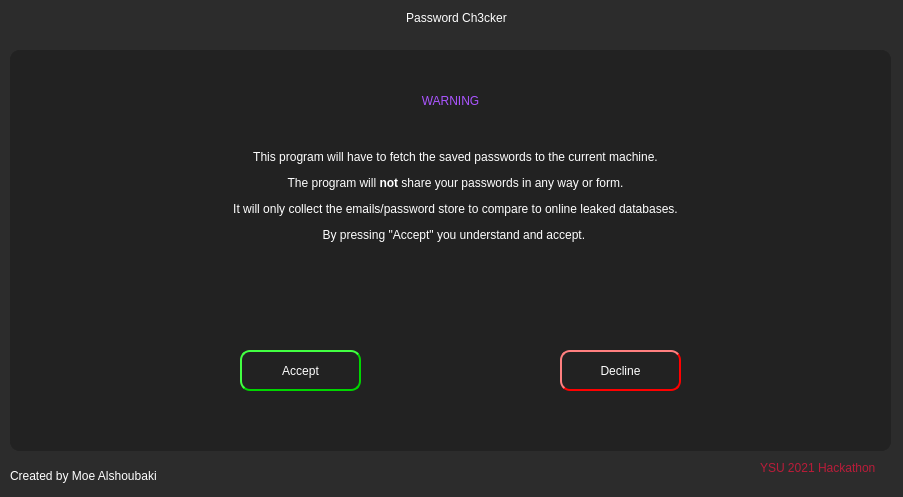
<?xml version="1.0" encoding="UTF-8"?>
<ui version="4.0">
 <class>Form</class>
 <widget class="QWidget" name="Form">
  <property name="geometry">
   <rect>
    <x>0</x>
    <y>0</y>
    <width>903</width>
    <height>497</height>
   </rect>
  </property>
  <property name="windowTitle">
   <string>Form</string>
  </property>
  <property name="styleSheet">
   <string notr="true">background-color: rgb(44, 44, 44);</string>
  </property>
  <widget class="QLabel" name="credits">
   <property name="geometry">
    <rect>
     <x>6</x>
     <y>-8</y>
     <width>901</width>
     <height>51</height>
    </rect>
   </property>
   <property name="styleSheet">
    <string notr="true">color: rgb(255, 255, 255);
font: 87 24pt &quot;Segoe UI Black&quot;;</string>
   </property>
   <property name="text">
    <string>Password Ch3cker</string>
   </property>
   <property name="alignment">
    <set>Qt::AlignCenter</set>
   </property>
  </widget>
  <widget class="QStackedWidget" name="stackedWidget">
   <property name="geometry">
    <rect>
     <x>10</x>
     <y>50</y>
     <width>881</width>
     <height>401</height>
    </rect>
   </property>
   <property name="styleSheet">
    <string notr="true">QWidget{
	background-color: rgb(34, 34, 34);
	border-radius:10px;

}
QScrollBar:vertical {
	border: none;
	background: rgb(52, 59, 72);
	width: 14px;
	margin: 21px 0 21px 0;
	border-radius: 0px;
}
QScrollBar::handle:vertical {
	background: rgb(85, 170, 255);
	min-height: 25px;
	border-radius: 7px;
}
QScrollBar::add-line:vertical {
	border: none;
	background: rgb(55, 63, 66);
	height: 20px;
	border-bottom-left-radius: 7px;
	border-bottom-right-radius: 7px;
	subcontrol-position: bottom;
	subcontrol-origin: margin;
}
QScrollBar::sub-line:vertical{
	border:none;
	background: rgb(55, 63, 77);
	height: 20px;
	border-top-left-radius: 7px;
	border-top-right-radius: 7px;
	subcontrol-position: top;
	subcontrol-origin: margin;
}
QScrollbar::up-arrow:vertical, QScrollBar::down-arrow:vertical{
	background:none;
}
QScrollBar::add-page:vertical, QScrollBar::sub-page:vertical {
	background: none;
}
</string>
   </property>
   <property name="currentIndex">
    <number>0</number>
   </property>
   <widget class="QWidget" name="warning_page">
    <property name="cursor">
     <cursorShape>ArrowCursor</cursorShape>
    </property>
    <property name="styleSheet">
     <string notr="true">QPushButton{
	border-style:outset;
	border-width:2px;
	border-radius:10px;
	color: rgb(255, 255, 255);
	font: 87 12pt &quot;Segoe UI Black&quot;;
}
QWidget{
	background-color: rgb(34, 34, 34);
}

</string>
    </property>
    <widget class="QLabel" name="warning_label">
     <property name="geometry">
      <rect>
       <x>0</x>
       <y>30</y>
       <width>881</width>
       <height>41</height>
      </rect>
     </property>
     <property name="styleSheet">
      <string notr="true">color: rgb(170, 85, 255);
font: 25 20pt &quot;Segoe UI Bold&quot;;
</string>
     </property>
     <property name="text">
      <string>WARNING</string>
     </property>
     <property name="alignment">
      <set>Qt::AlignCenter</set>
     </property>
    </widget>
    <widget class="QLabel" name="label_3">
     <property name="geometry">
      <rect>
       <x>310</x>
       <y>30</y>
       <width>61</width>
       <height>41</height>
      </rect>
     </property>
     <property name="styleSheet">
      <string notr="true">image: url(:/alert/alert.png);</string>
     </property>
     <property name="text">
      <string/>
     </property>
    </widget>
    <widget class="QLabel" name="label_4">
     <property name="geometry">
      <rect>
       <x>510</x>
       <y>30</y>
       <width>61</width>
       <height>41</height>
      </rect>
     </property>
     <property name="styleSheet">
      <string notr="true">image: url(:/alert/alert.png);</string>
     </property>
     <property name="text">
      <string/>
     </property>
    </widget>
    <widget class="QLabel" name="label_5">
     <property name="geometry">
      <rect>
       <x>10</x>
       <y>100</y>
       <width>871</width>
       <height>291</height>
      </rect>
     </property>
     <property name="styleSheet">
      <string notr="true">font: 25 13pt &quot;Open Sans&quot;;
color: rgb(255, 255, 255);</string>
     </property>
     <property name="text">
      <string>&lt;html&gt;&lt;head/&gt;&lt;body&gt;&lt;p&gt;This program will have to fetch the saved passwords to the current machine.&lt;/p&gt;&lt;p&gt;The program will &lt;span style=&quot; font-weight:600;&quot;&gt;not&lt;/span&gt; share your passwords in any way or form.&lt;/p&gt;&lt;p&gt;It will only collect the emails/password store to compare to online leaked databases.&lt;/p&gt;&lt;p&gt;By pressing &amp;quot;Accept&amp;quot; you understand and accept. &lt;/p&gt;&lt;/body&gt;&lt;/html&gt;</string>
     </property>
     <property name="alignment">
      <set>Qt::AlignHCenter|Qt::AlignTop</set>
     </property>
    </widget>
    <widget class="QPushButton" name="accept_button">
     <property name="geometry">
      <rect>
       <x>230</x>
       <y>300</y>
       <width>121</width>
       <height>41</height>
      </rect>
     </property>
     <property name="cursor">
      <cursorShape>PointingHandCursor</cursorShape>
     </property>
     <property name="styleSheet">
      <string notr="true">border-color:rgb(0, 214, 0);</string>
     </property>
     <property name="text">
      <string>Accept</string>
     </property>
    </widget>
    <widget class="QPushButton" name="decline_button">
     <property name="geometry">
      <rect>
       <x>550</x>
       <y>300</y>
       <width>121</width>
       <height>41</height>
      </rect>
     </property>
     <property name="cursor">
      <cursorShape>PointingHandCursor</cursorShape>
     </property>
     <property name="styleSheet">
      <string notr="true">border-color:red;</string>
     </property>
     <property name="text">
      <string>Decline</string>
     </property>
    </widget>
   </widget>
   <widget class="QWidget" name="fetching_page">
    <widget class="QLabel" name="label">
     <property name="geometry">
      <rect>
       <x>10</x>
       <y>3</y>
       <width>861</width>
       <height>391</height>
      </rect>
     </property>
     <property name="styleSheet">
      <string notr="true">color: rgb(255, 255, 255);
font: 63 italic 22pt &quot;Open Sans&quot;;</string>
     </property>
     <property name="text">
      <string>Fetching Passwords...</string>
     </property>
     <property name="alignment">
      <set>Qt::AlignCenter</set>
     </property>
    </widget>
   </widget>
   <widget class="QWidget" name="scrape_page">
    <property name="styleSheet">
     <string notr="true">Line{
	border: 0.5px solid white;
	border-style: inset;
}
</string>
    </property>
    <widget class="QLabel" name="label_6">
     <property name="geometry">
      <rect>
       <x>10</x>
       <y>40</y>
       <width>201</width>
       <height>21</height>
      </rect>
     </property>
     <property name="styleSheet">
      <string notr="true">font: 63 15pt &quot;Segoe UI Semibold&quot;;
color: rgb(30, 97, 255);</string>
     </property>
     <property name="text">
      <string>Fetched Passwords:</string>
     </property>
    </widget>
    <widget class="QLabel" name="google_chrome_label">
     <property name="geometry">
      <rect>
       <x>10</x>
       <y>80</y>
       <width>141</width>
       <height>21</height>
      </rect>
     </property>
     <property name="styleSheet">
      <string notr="true">color: rgb(255, 255, 255);
font: 12pt &quot;Segoe UI&quot;;</string>
     </property>
     <property name="text">
      <string>⚪ Google Chrome:</string>
     </property>
    </widget>
    <widget class="QLabel" name="chrome_pass_amount">
     <property name="geometry">
      <rect>
       <x>152</x>
       <y>82</y>
       <width>61</width>
       <height>21</height>
      </rect>
     </property>
     <property name="styleSheet">
      <string notr="true">color: rgb(65, 195, 0);
font: 25 11pt &quot;Lemon/Milk light&quot;;</string>
     </property>
     <property name="text">
      <string>0</string>
     </property>
    </widget>
    <widget class="QLabel" name="Firefox_label">
     <property name="geometry">
      <rect>
       <x>10</x>
       <y>110</y>
       <width>81</width>
       <height>21</height>
      </rect>
     </property>
     <property name="styleSheet">
      <string notr="true">color: rgb(255, 255, 255);
font: 12pt &quot;Segoe UI&quot;;</string>
     </property>
     <property name="text">
      <string>⚫ Firefox:</string>
     </property>
    </widget>
    <widget class="QLabel" name="firefox_pass_amount">
     <property name="geometry">
      <rect>
       <x>90</x>
       <y>112</y>
       <width>81</width>
       <height>21</height>
      </rect>
     </property>
     <property name="styleSheet">
      <string notr="true">color: rgb(255, 0, 0);
font: 25 11pt &quot;Lemon/Milk light&quot;;</string>
     </property>
     <property name="text">
      <string>0</string>
     </property>
    </widget>
    <widget class="QLabel" name="edge_label">
     <property name="geometry">
      <rect>
       <x>10</x>
       <y>140</y>
       <width>141</width>
       <height>21</height>
      </rect>
     </property>
     <property name="styleSheet">
      <string notr="true">color: rgb(255, 255, 255);
font: 12pt &quot;Segoe UI&quot;;</string>
     </property>
     <property name="text">
      <string>⚫ Microsoft Edge:</string>
     </property>
    </widget>
    <widget class="QLabel" name="edge_pass_amount">
     <property name="geometry">
      <rect>
       <x>146</x>
       <y>142</y>
       <width>71</width>
       <height>21</height>
      </rect>
     </property>
     <property name="styleSheet">
      <string notr="true">color: rgb(255, 0, 0);
font: 25 11pt &quot;Lemon/Milk light&quot;;</string>
     </property>
     <property name="text">
      <string>0</string>
     </property>
    </widget>
    <widget class="QPushButton" name="start_button">
     <property name="geometry">
      <rect>
       <x>305</x>
       <y>80</y>
       <width>221</width>
       <height>51</height>
      </rect>
     </property>
     <property name="cursor">
      <cursorShape>PointingHandCursor</cursorShape>
     </property>
     <property name="styleSheet">
      <string notr="true">color: rgb(85, 255, 0);
font: 87 22pt &quot;Segoe UI Black&quot;;
border-style:outset;
border-width:1px;
border-radius:10px;
border-color:white;</string>
     </property>
     <property name="text">
      <string>Start</string>
     </property>
    </widget>
    <widget class="QLabel" name="label_13">
     <property name="geometry">
      <rect>
       <x>620</x>
       <y>40</y>
       <width>201</width>
       <height>21</height>
      </rect>
     </property>
     <property name="styleSheet">
      <string notr="true">font: 63 15pt &quot;Segoe UI Semibold&quot;;
color: rgb(30, 97, 255);</string>
     </property>
     <property name="text">
      <string>Results:</string>
     </property>
    </widget>
    <widget class="QLabel" name="label_14">
     <property name="geometry">
      <rect>
       <x>620</x>
       <y>80</y>
       <width>121</width>
       <height>21</height>
      </rect>
     </property>
     <property name="styleSheet">
      <string notr="true">color: rgb(255, 255, 255);
font: 12pt &quot;Segoe UI&quot;;</string>
     </property>
     <property name="text">
      <string>Weak Passwords:</string>
     </property>
    </widget>
    <widget class="QLabel" name="label_15">
     <property name="geometry">
      <rect>
       <x>620</x>
       <y>110</y>
       <width>171</width>
       <height>21</height>
      </rect>
     </property>
     <property name="styleSheet">
      <string notr="true">color: rgb(255, 255, 255);
font: 12pt &quot;Segoe UI&quot;;</string>
     </property>
     <property name="text">
      <string>Re-curring Passwords:</string>
     </property>
    </widget>
    <widget class="QLabel" name="amount_of_pswds_checked">
     <property name="geometry">
      <rect>
       <x>317</x>
       <y>170</y>
       <width>191</width>
       <height>21</height>
      </rect>
     </property>
     <property name="styleSheet">
      <string notr="true">color: rgb(255, 255, 255);
font: 87 10pt &quot;Segoe UI Black&quot;;</string>
     </property>
     <property name="text">
      <string>0 / 0 Passwords Checked</string>
     </property>
     <property name="alignment">
      <set>Qt::AlignCenter</set>
     </property>
    </widget>
    <widget class="QLabel" name="label_17">
     <property name="geometry">
      <rect>
       <x>620</x>
       <y>140</y>
       <width>151</width>
       <height>21</height>
      </rect>
     </property>
     <property name="styleSheet">
      <string notr="true">color: rgb(255, 255, 255);
font: 12pt &quot;Segoe UI&quot;;</string>
     </property>
     <property name="text">
      <string>Found Leaked Online:</string>
     </property>
    </widget>
    <widget class="QLabel" name="weak_pass_amount">
     <property name="geometry">
      <rect>
       <x>742</x>
       <y>85</y>
       <width>120</width>
       <height>14</height>
      </rect>
     </property>
     <property name="styleSheet">
      <string notr="true">color: rgb(255, 0, 0);</string>
     </property>
     <property name="text">
      <string>Waiting to start...</string>
     </property>
    </widget>
    <widget class="QLabel" name="recurring_pass_amount">
     <property name="geometry">
      <rect>
       <x>780</x>
       <y>115</y>
       <width>120</width>
       <height>14</height>
      </rect>
     </property>
     <property name="styleSheet">
      <string notr="true">color: rgb(255, 0, 0);</string>
     </property>
     <property name="text">
      <string>Waiting to start...</string>
     </property>
    </widget>
    <widget class="QLabel" name="leaked_pass_amount">
     <property name="geometry">
      <rect>
       <x>775</x>
       <y>145</y>
       <width>120</width>
       <height>14</height>
      </rect>
     </property>
     <property name="styleSheet">
      <string notr="true">color: rgb(255, 0, 0);</string>
     </property>
     <property name="text">
      <string>Waiting to start...</string>
     </property>
    </widget>
    <widget class="QPushButton" name="full_summary_button">
     <property name="geometry">
      <rect>
       <x>790</x>
       <y>170</y>
       <width>81</width>
       <height>16</height>
      </rect>
     </property>
     <property name="font">
      <font>
       <family>Segoe UI Light</family>
       <pointsize>10</pointsize>
       <weight>3</weight>
       <italic>true</italic>
       <bold>false</bold>
       <underline>true</underline>
      </font>
     </property>
     <property name="cursor">
      <cursorShape>PointingHandCursor</cursorShape>
     </property>
     <property name="styleSheet">
      <string notr="true">color: rgb(0, 85, 255);
font: 25 italic 10pt &quot;Segoe UI Light&quot;;</string>
     </property>
     <property name="text">
      <string>Full Summary</string>
     </property>
    </widget>
    <widget class="QTextEdit" name="console">
     <property name="geometry">
      <rect>
       <x>10</x>
       <y>230</y>
       <width>861</width>
       <height>151</height>
      </rect>
     </property>
     <property name="styleSheet">
      <string notr="true">QTextEdit {
	border-radius:10px;
	padding: 5px;
	font: 75 9pt &quot;Segoe UI&quot;;
	color: rgb(255, 255, 255);
	border-style:outset;
	border-width: 2px;
	border-color:rgb(75, 164, 255);
}
QCheckBox::indicator:hover {
	border: 3px solid;
	border-color: rgb(58,66,81);
}
QCheckBox::indicator:checked{
	background: 3px solid;
	border-color: rgb(85, 255, 127);
	background-image: url(:/cil-check-alt/cil-check-alt.png);
}
</string>
     </property>
     <property name="verticalScrollBarPolicy">
      <enum>Qt::ScrollBarAlwaysOn</enum>
     </property>
     <property name="horizontalScrollBarPolicy">
      <enum>Qt::ScrollBarAlwaysOff</enum>
     </property>
     <property name="readOnly">
      <bool>true</bool>
     </property>
    </widget>
    <widget class="QLabel" name="emails_checked_label">
     <property name="geometry">
      <rect>
       <x>320</x>
       <y>140</y>
       <width>191</width>
       <height>21</height>
      </rect>
     </property>
     <property name="styleSheet">
      <string notr="true">color: rgb(255, 255, 255);
font: 87 10pt &quot;Segoe UI Black&quot;;</string>
     </property>
     <property name="text">
      <string>0 / 0 Emails Checked</string>
     </property>
     <property name="alignment">
      <set>Qt::AlignCenter</set>
     </property>
    </widget>
   </widget>
   <widget class="QWidget" name="summary_page">
    <property name="styleSheet">
     <string notr="true">QCheckBox {
	font: 63 12pt &quot;Open Sans SemiBold&quot;;
	color: rgb(255, 255, 255);
}
QCheckBox::indicator {
	border: 3px solid; 
		border-color: rgb(52, 59, 72);
		width: 15px;
		height: 15px;
	border-radius: 10px;	
}
QCheckBox::indicator:hover {
	border: 3px solid;
	border-color: rgb(58,66,81);
}
QCheckBox::indicator:checked{
	background: 3px solid;
	border-color: rgb(85, 255, 127);
	
	image: url(:/cil-check-alt/cil-check-alt.png);
}</string>
    </property>
    <widget class="QLabel" name="label_2">
     <property name="geometry">
      <rect>
       <x>0</x>
       <y>40</y>
       <width>881</width>
       <height>41</height>
      </rect>
     </property>
     <property name="font">
      <font>
       <family>Lemon/Milk</family>
       <pointsize>20</pointsize>
       <weight>9</weight>
       <italic>false</italic>
       <bold>false</bold>
       <underline>true</underline>
       <strikeout>false</strikeout>
      </font>
     </property>
     <property name="styleSheet">
      <string notr="true">color: rgb(255, 255, 255);
font: 75 20pt &quot;Lemon/Milk&quot;;</string>
     </property>
     <property name="text">
      <string>Summary</string>
     </property>
     <property name="alignment">
      <set>Qt::AlignCenter</set>
     </property>
    </widget>
    <widget class="QPushButton" name="leaked_data_button">
     <property name="geometry">
      <rect>
       <x>80</x>
       <y>90</y>
       <width>75</width>
       <height>23</height>
      </rect>
     </property>
     <property name="font">
      <font>
       <family>Open Sans</family>
       <pointsize>9</pointsize>
       <weight>50</weight>
       <italic>true</italic>
       <bold>false</bold>
       <underline>true</underline>
      </font>
     </property>
     <property name="cursor">
      <cursorShape>PointingHandCursor</cursorShape>
     </property>
     <property name="styleSheet">
      <string notr="true">color: rgb(255, 255, 255);
font: italic 9pt &quot;Open Sans&quot;;</string>
     </property>
     <property name="text">
      <string>Leaked Data</string>
     </property>
    </widget>
    <widget class="QPushButton" name="reacurring_passwords_button">
     <property name="geometry">
      <rect>
       <x>85</x>
       <y>120</y>
       <width>161</width>
       <height>23</height>
      </rect>
     </property>
     <property name="font">
      <font>
       <family>Open Sans</family>
       <pointsize>9</pointsize>
       <weight>50</weight>
       <italic>true</italic>
       <bold>false</bold>
       <underline>true</underline>
      </font>
     </property>
     <property name="cursor">
      <cursorShape>PointingHandCursor</cursorShape>
     </property>
     <property name="styleSheet">
      <string notr="true">color: rgb(255, 255, 255);
font: italic 9pt &quot;Open Sans&quot;;</string>
     </property>
     <property name="text">
      <string>Re-accuring Passwords</string>
     </property>
    </widget>
    <widget class="QPushButton" name="weak_passwords_button">
     <property name="geometry">
      <rect>
       <x>160</x>
       <y>90</y>
       <width>101</width>
       <height>23</height>
      </rect>
     </property>
     <property name="font">
      <font>
       <family>Open Sans</family>
       <pointsize>9</pointsize>
       <weight>50</weight>
       <italic>true</italic>
       <bold>false</bold>
       <underline>true</underline>
      </font>
     </property>
     <property name="cursor">
      <cursorShape>PointingHandCursor</cursorShape>
     </property>
     <property name="styleSheet">
      <string notr="true">color: rgb(255, 255, 255);
font: italic 9pt &quot;Open Sans&quot;;</string>
     </property>
     <property name="text">
      <string>Weak Passwords</string>
     </property>
    </widget>
    <widget class="QLabel" name="label_7">
     <property name="geometry">
      <rect>
       <x>6</x>
       <y>92</y>
       <width>71</width>
       <height>21</height>
      </rect>
     </property>
     <property name="styleSheet">
      <string notr="true">font: 63 15pt &quot;Segoe UI Semibold&quot;;
color: rgb(30, 97, 255);</string>
     </property>
     <property name="text">
      <string>Filters:</string>
     </property>
    </widget>
    <widget class="QCheckBox" name="show_data_button">
     <property name="geometry">
      <rect>
       <x>720</x>
       <y>130</y>
       <width>131</width>
       <height>21</height>
      </rect>
     </property>
     <property name="cursor">
      <cursorShape>PointingHandCursor</cursorShape>
     </property>
     <property name="text">
      <string>Show Data</string>
     </property>
    </widget>
    <widget class="QStackedWidget" name="QTable_Summaries">
     <property name="geometry">
      <rect>
       <x>20</x>
       <y>160</y>
       <width>861</width>
       <height>221</height>
      </rect>
     </property>
     <property name="currentIndex">
      <number>1</number>
     </property>
     <widget class="QWidget" name="leaked_data_page">
      <widget class="QTableWidget" name="summary_table">
       <property name="geometry">
        <rect>
         <x>0</x>
         <y>0</y>
         <width>841</width>
         <height>221</height>
        </rect>
       </property>
       <property name="sizePolicy">
        <sizepolicy hsizetype="Expanding" vsizetype="Expanding">
         <horstretch>0</horstretch>
         <verstretch>0</verstretch>
        </sizepolicy>
       </property>
       <property name="styleSheet">
        <string notr="true">QTableWidget {
	background-color: rgb(39, 44, 54);
	padding: 10px;
	border-radius: 5px;
	gridline-color: rgb(44, 49, 60);
	border-bottom: 1px solid rgb(44, 49, 60);
	color: rgb(255, 255, 255);
}
QTableWidget::item {
	border-color: rgb(44, 49, 60);
	padding-left: 5px;
	padding-right: 5px;
	gridline-color: rgb(44, 49, 60);
}
QTableWidget::item:selected{
	background-color: rgb(85, 170, 255);
}

QHeaderView::section{
	background-color: rgb(39, 44, 54);
	max-width: 30px;
	border: 1px solid;
	border-style: none;
	border-bottom: 1px solid;
	border-right: 1px solid;
	color: rgb(255, 255, 255);
}
QTableWidget:horizontalHeader{
	background-color: rgb(81, 255, 0);
}
QHeaderView::section:horizontal{
	border: 1px solid rgb(32, 34, 42);
	background-color: rgb(27, 29, 35);
	padding: 3px;
	border-top-left-radius: 7px; 
	border-top-right-radius: 7px;
}
QHeaderView::section:vertical {
	border: 1px solid rgb(44, 49, 60);
}

QScrollBar::handle:vertical {
	background:rgb(85, 255, 0);
}






</string>
       </property>
       <property name="lineWidth">
        <number>1</number>
       </property>
       <property name="verticalScrollBarPolicy">
        <enum>Qt::ScrollBarAlwaysOn</enum>
       </property>
       <property name="horizontalScrollBarPolicy">
        <enum>Qt::ScrollBarAlwaysOff</enum>
       </property>
       <property name="selectionMode">
        <enum>QAbstractItemView::SingleSelection</enum>
       </property>
       <property name="rowCount">
        <number>0</number>
       </property>
       <attribute name="horizontalHeaderMinimumSectionSize">
        <number>39</number>
       </attribute>
       <attribute name="horizontalHeaderDefaultSectionSize">
        <number>269</number>
       </attribute>
       <attribute name="verticalHeaderVisible">
        <bool>false</bool>
       </attribute>
       <attribute name="verticalHeaderMinimumSectionSize">
        <number>23</number>
       </attribute>
       <attribute name="verticalHeaderDefaultSectionSize">
        <number>30</number>
       </attribute>
       <attribute name="verticalHeaderHighlightSections">
        <bool>true</bool>
       </attribute>
       <column>
        <property name="text">
         <string>Email</string>
        </property>
       </column>
       <column>
        <property name="text">
         <string>Last Breach</string>
        </property>
       </column>
       <column>
        <property name="text">
         <string>Amount</string>
        </property>
       </column>
      </widget>
     </widget>
     <widget class="QWidget" name="weak_passwords">
      <widget class="QTableWidget" name="weak_passwords_table">
       <property name="geometry">
        <rect>
         <x>0</x>
         <y>0</y>
         <width>841</width>
         <height>221</height>
        </rect>
       </property>
       <property name="sizePolicy">
        <sizepolicy hsizetype="Expanding" vsizetype="Expanding">
         <horstretch>0</horstretch>
         <verstretch>0</verstretch>
        </sizepolicy>
       </property>
       <property name="styleSheet">
        <string notr="true">QTableWidget {
	background-color: rgb(39, 44, 54);
	padding: 10px;
	border-radius: 5px;
	gridline-color: rgb(44, 49, 60);
	border-bottom: 1px solid rgb(44, 49, 60);
	color: rgb(255, 255, 255);
}
QTableWidget::item {
	border-color: rgb(44, 49, 60);
	padding-left: 5px;
	padding-right: 5px;
	gridline-color: rgb(44, 49, 60);
}
QTableWidget::item:selected{
	background-color: rgb(85, 170, 255);
}

QHeaderView::section{
	background-color: rgb(39, 44, 54);
	max-width: 30px;
	border: 1px solid;
	border-style: none;
	border-bottom: 1px solid;
	border-right: 1px solid;
	color: rgb(255, 255, 255);
}
QTableWidget:horizontalHeader{
	background-color: rgb(81, 255, 0);
}
QHeaderView::section:horizontal{
	border: 1px solid rgb(32, 34, 42);
	background-color: rgb(27, 29, 35);
	padding: 3px;
	border-top-left-radius: 7px; 
	border-top-right-radius: 7px;
}
QHeaderView::section:vertical {
	border: 1px solid rgb(44, 49, 60);
}

QScrollBar::handle:vertical {
	
	background-color: rgb(0, 170, 255);
}






</string>
       </property>
       <property name="lineWidth">
        <number>1</number>
       </property>
       <property name="verticalScrollBarPolicy">
        <enum>Qt::ScrollBarAlwaysOn</enum>
       </property>
       <property name="horizontalScrollBarPolicy">
        <enum>Qt::ScrollBarAlwaysOff</enum>
       </property>
       <property name="selectionMode">
        <enum>QAbstractItemView::SingleSelection</enum>
       </property>
       <property name="rowCount">
        <number>0</number>
       </property>
       <attribute name="horizontalHeaderMinimumSectionSize">
        <number>39</number>
       </attribute>
       <attribute name="horizontalHeaderDefaultSectionSize">
        <number>269</number>
       </attribute>
       <attribute name="verticalHeaderVisible">
        <bool>false</bool>
       </attribute>
       <attribute name="verticalHeaderMinimumSectionSize">
        <number>23</number>
       </attribute>
       <attribute name="verticalHeaderDefaultSectionSize">
        <number>30</number>
       </attribute>
       <attribute name="verticalHeaderHighlightSections">
        <bool>true</bool>
       </attribute>
       <column>
        <property name="text">
         <string>Email/Username</string>
        </property>
       </column>
       <column>
        <property name="text">
         <string>Site</string>
        </property>
       </column>
       <column>
        <property name="text">
         <string>Password</string>
        </property>
       </column>
      </widget>
     </widget>
     <widget class="QWidget" name="reaccuring_passwords_page">
      <widget class="QTableWidget" name="reacurring_passwords_table">
       <property name="geometry">
        <rect>
         <x>0</x>
         <y>0</y>
         <width>841</width>
         <height>221</height>
        </rect>
       </property>
       <property name="sizePolicy">
        <sizepolicy hsizetype="Expanding" vsizetype="Expanding">
         <horstretch>0</horstretch>
         <verstretch>0</verstretch>
        </sizepolicy>
       </property>
       <property name="styleSheet">
        <string notr="true">QTableWidget {
	background-color: rgb(39, 44, 54);
	padding: 10px;
	border-radius: 5px;
	gridline-color: rgb(44, 49, 60);
	border-bottom: 1px solid rgb(44, 49, 60);
	color: rgb(255, 255, 255);
}
QTableWidget::item {
	border-color: rgb(44, 49, 60);
	padding-left: 5px;
	padding-right: 5px;
	gridline-color: rgb(44, 49, 60);
}
QTableWidget::item:selected{
	background-color: rgb(85, 170, 255);
}

QHeaderView::section{
	background-color: rgb(39, 44, 54);
	max-width: 30px;
	border: 1px solid;
	border-style: none;
	border-bottom: 1px solid;
	border-right: 1px solid;
	color: rgb(255, 255, 255);
}
QTableWidget:horizontalHeader{
	background-color: rgb(81, 255, 0);
}
QHeaderView::section:horizontal{
	border: 1px solid rgb(32, 34, 42);
	background-color: rgb(27, 29, 35);
	padding: 3px;
	border-top-left-radius: 7px; 
	border-top-right-radius: 7px;
}
QHeaderView::section:vertical {
	border: 1px solid rgb(44, 49, 60);
}

QScrollBar::handle:vertical {
	background:rgb(255, 0, 0);
}






</string>
       </property>
       <property name="lineWidth">
        <number>1</number>
       </property>
       <property name="verticalScrollBarPolicy">
        <enum>Qt::ScrollBarAlwaysOn</enum>
       </property>
       <property name="horizontalScrollBarPolicy">
        <enum>Qt::ScrollBarAlwaysOff</enum>
       </property>
       <property name="selectionMode">
        <enum>QAbstractItemView::SingleSelection</enum>
       </property>
       <property name="rowCount">
        <number>0</number>
       </property>
       <attribute name="horizontalHeaderMinimumSectionSize">
        <number>39</number>
       </attribute>
       <attribute name="horizontalHeaderDefaultSectionSize">
        <number>269</number>
       </attribute>
       <attribute name="verticalHeaderVisible">
        <bool>false</bool>
       </attribute>
       <attribute name="verticalHeaderMinimumSectionSize">
        <number>23</number>
       </attribute>
       <attribute name="verticalHeaderDefaultSectionSize">
        <number>30</number>
       </attribute>
       <attribute name="verticalHeaderHighlightSections">
        <bool>true</bool>
       </attribute>
       <column>
        <property name="text">
         <string>Email/Username</string>
        </property>
       </column>
       <column>
        <property name="text">
         <string>Site</string>
        </property>
       </column>
       <column>
        <property name="text">
         <string>Password</string>
        </property>
       </column>
      </widget>
     </widget>
    </widget>
    <widget class="QLabel" name="title_of_table">
     <property name="geometry">
      <rect>
       <x>330</x>
       <y>129</y>
       <width>221</width>
       <height>21</height>
      </rect>
     </property>
     <property name="styleSheet">
      <string notr="true">font: 14pt &quot;HACKED&quot;;
color: rgb(255, 255, 255);</string>
     </property>
     <property name="text">
      <string>Leaked Data</string>
     </property>
     <property name="alignment">
      <set>Qt::AlignCenter</set>
     </property>
    </widget>
    <widget class="QPushButton" name="go_back_from_summary">
     <property name="geometry">
      <rect>
       <x>10</x>
       <y>10</y>
       <width>41</width>
       <height>31</height>
      </rect>
     </property>
     <property name="cursor">
      <cursorShape>PointingHandCursor</cursorShape>
     </property>
     <property name="styleSheet">
      <string notr="true">image: url(:/go_back_button/go_back_button.png);</string>
     </property>
     <property name="text">
      <string/>
     </property>
    </widget>
   </widget>
  </widget>
  <widget class="QLabel" name="credit_c">
   <property name="geometry">
    <rect>
     <x>10</x>
     <y>460</y>
     <width>191</width>
     <height>31</height>
    </rect>
   </property>
   <property name="styleSheet">
    <string notr="true">color: rgb(255, 255, 255);
font: 75 11pt &quot;Lemon/Milk&quot;;</string>
   </property>
   <property name="text">
    <string>Created by Moe Alshoubaki</string>
   </property>
  </widget>
  <widget class="QLabel" name="ysu_hackathon_tag">
   <property name="geometry">
    <rect>
     <x>760</x>
     <y>460</y>
     <width>141</width>
     <height>16</height>
    </rect>
   </property>
   <property name="styleSheet">
    <string notr="true">color: rgb(185, 28, 57);

font: 75 11pt &quot;Lemon/Milk&quot;;</string>
   </property>
   <property name="text">
    <string>YSU 2021 Hackathon</string>
   </property>
  </widget>
 </widget>
 <resources>
  <include location="alert.qrc"/>
  <include location="icons/go_back_button.qrc"/>
  <include location="icons/cil-check-alt.qrc"/>
 </resources>
 <connections/>
</ui>
